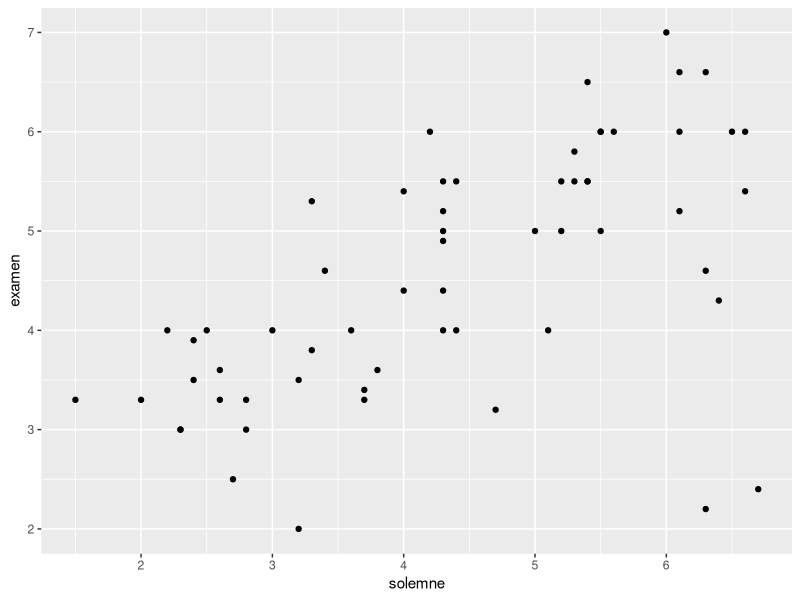
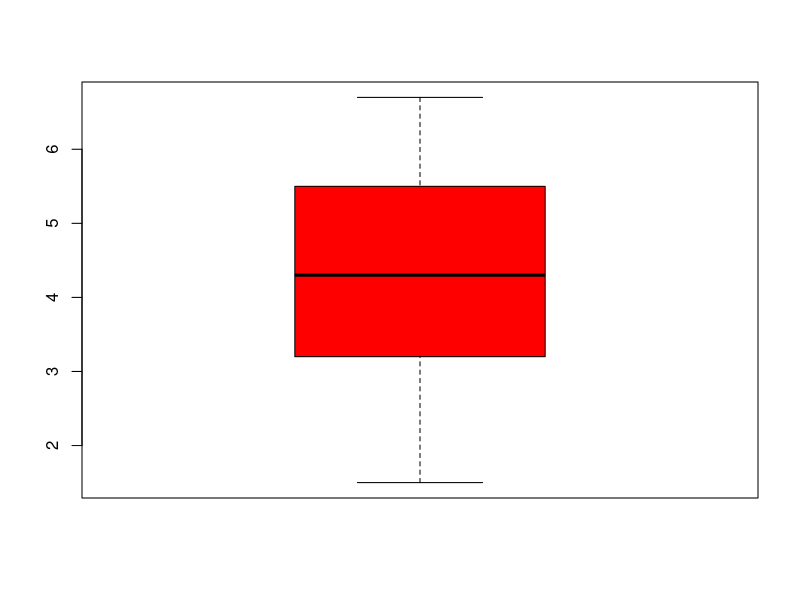
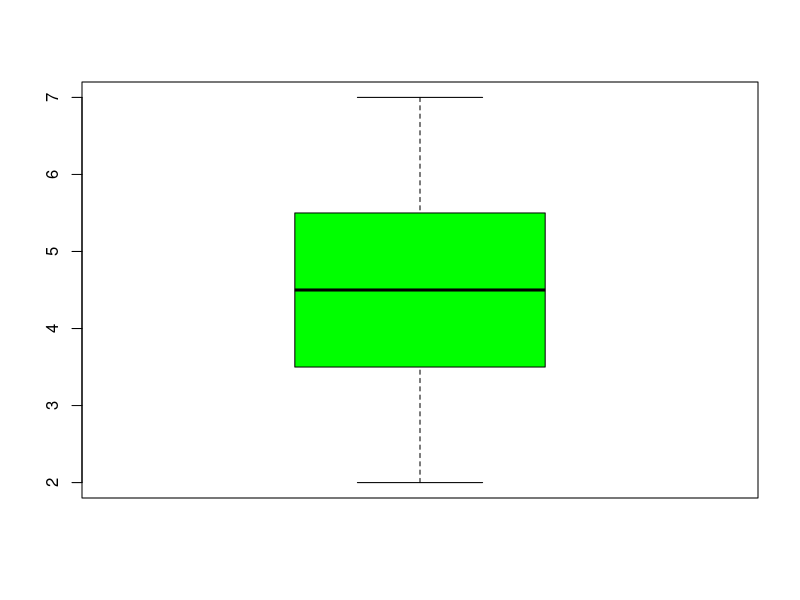
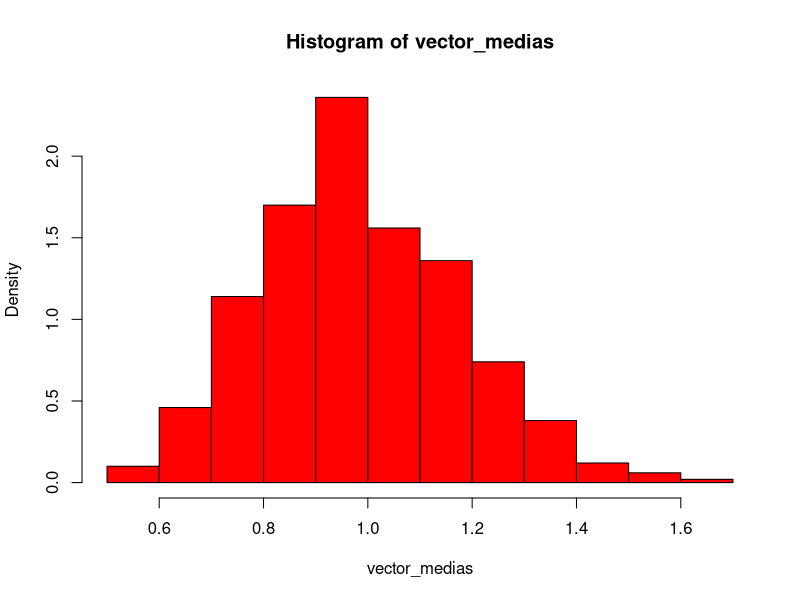
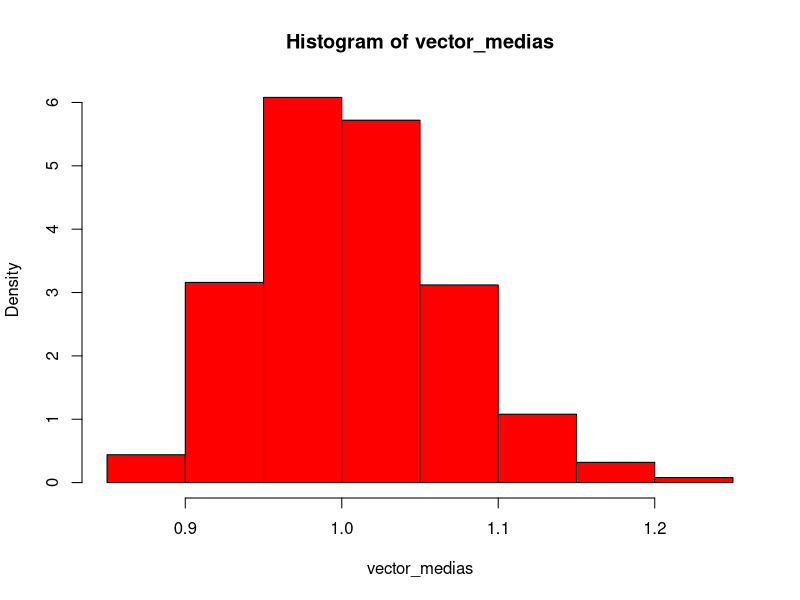

Here is the R script that generated these plots, in order:
library(readxl)
library(ggplot2)
library(dplyr)


# 1) Use la funcion read_excel para importar la base de datos "nombres60.xlsx" 
#    guarde el tibble resultante un objeto de nombre "notas"
notas <- read_excel("nombres60.xlsx")


# 2) Cree un diagrama de dispersión, con las notas de la prueba
# solemne en el eje horizontal y las del examen en el eje vertical
# Puede usar los grafico de base o los de ggplot2 
ggplot(data= notas) + geom_point(aes(x = solemne, y = examen))

# 3) Cree dos diagramas boxplot: uno para las notas de la solemne
# y otro para las notas del examen
# Puede usar los grafico de base o los de ggplot2 
boxplot(notas$solemne, col="red")
boxplot(notas$examen, col = "green")
# 4) Compute la media de las notas de la  prueba solemne y 
# la desviacion estándar de las notas de examen 
mean(notas$solemne)
sd(notas$examen)
# 5) Compute los quantiles 0.25 y 0.75 de las notas del examen
quantile(notas$examen, c(0.25,0.75))
# 6) Cree una nueva tibble que contenga unicamente las observaciones
# de las personas que obtuvieron un 4 o más en el examen
# azul en el examen opcion 1
filter(notas, examen>=4)
# 7) Compute la proporcion de gente que obtuvo un azul en el examen
# azul en el examen opcion 2
40/60

# 8) Suponga que tiene una población de 10000 observaciones provemientes
# de una distribución exponencial con valor esperado igual a 1. Suponga que 
# de exta poblacion extraemos muestras de tamaño igual a 25 observaciones. 
# Cree un histograma de las medias muestrales y calcule la desviación 
# estándar de las medias muestrales. Utilice 500 muestras para el histograma y
# eñ  cálculo de la desviación estándar de la media muestral.
muestras <- 500
n <- 25

poblacion <- rexp(n=10000,rate=1)
vector_medias <- vector(mode="numeric", length = muestras)

for(i in 1:muestras){
  esta_muestra <- sample(poblacion, size = n)
  media_muestral <- mean(esta_muestra)
  vector_medias[i] <- media_muestral
}
mean(vector_medias)
sd(vector_medias)
hist(vector_medias, col = "red", freq = F)

# 9) Repita el ejercicio anterior, pero esta vez tome muestras de tamaño igual 250.
# Es ahora la desviación estándar de la media muestral  mayor o menor 
# a la del ejercicio anterior?
muestras <- 500
n <- 250

poblacion <- rexp(n=10000,rate=1)
vector_medias <- vector(mode="numeric", length = muestras)

for(i in 1:muestras){
  esta_muestra <- sample(poblacion, size = n)
  media_muestral <- mean(esta_muestra)
  vector_medias[i] <- media_muestral
}
mean(vector_medias)
sd(vector_medias)
hist(vector_medias, col = "red", freq = F)

#la desvicaón estándar ahora es menor a la del ejercio anterior
